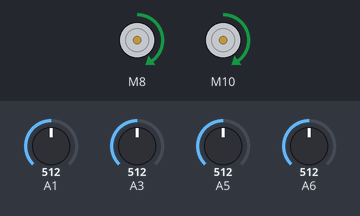
Recording of a sketch running on a simulated Arduino Nano, built with avr-gcc and run on an emulated ATmega328P. Shown: 2 × DC motor (green arrow = forward, orange = backward, longer = faster). The inputs (shaded band) are chosen by the test bench; at power-on: A1 = 512, A5 = 512, A3 = 512, A6 = 512.

Above: at 1.2 s.
1.3 s: A1 set to 315
2.8 s: A1 set to 281
At 4.0 s:
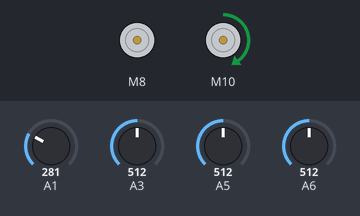
4.3 s: A5 set to 313
5.8 s: A5 set to 284
At 6.4 s:
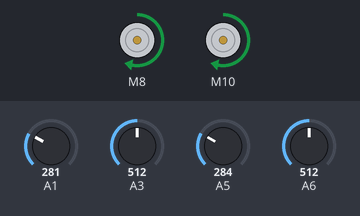
7.3 s: A5 set to 306
At 7.6 s:
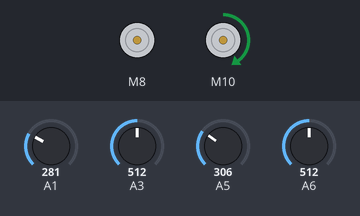
8.8 s: A5 set to 30
At 9.9 s:
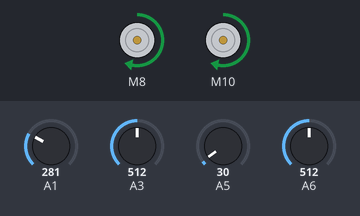
Timing chart, 0 to 11.3 s (numbered marks = the images above; inputs shaded):
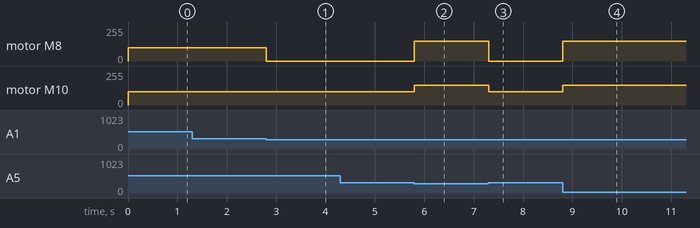

Measured:
- the behaviour switches between 300 and 299 on A1 (found by bisection; images 0 and 1)
- the behaviour switches between 300 and 299 on A5 (found by bisection; images 1 and 2)
- after the input at 1.3 s, every drawn part: stays the same
- after the input at 2.8 s, motor M8: forward 100/255 → stopped at once
- after the input at 4.3 s, every drawn part: stays the same
- after the input at 5.8 s, motor M8: stopped → forward 150/255 at once; motor M10: forward 100/255 → forward 150/255 at once
- after the input at 7.3 s, motor M8: forward 150/255 → stopped at once; motor M10: forward 150/255 → forward 100/255 at once
- after the input at 8.8 s, motor M8: stopped → forward 150/255 at once; motor M10: forward 100/255 → forward 150/255 at once

The sketch:

1Yuri_CopY___Copy.ino
```cpp
#include <L298N.h>

// Motor driver pins
const unsigned int IN1 = 7;
const unsigned int IN2 = 8;
const unsigned int IN3 = 9;
const unsigned int IN4 = 10;
const unsigned int ENA = 6;  // must be PWM pin
const unsigned int ENB = 5;  // must be PWM pin

// Initialize motors
L298N motor1(IN1, IN2, ENA);  // Left motor
L298N motor2(IN3, IN4, ENB);  // Right motor

// Sensor variables
int sensorIlalim;
int sensorLeftF;
int sensorRightF;
int sensorFront;

// Thresholds
const int line = 500;       // floor line detection threshold
const int distance = 300;   // obstacle detection threshold

// Speeds (0–255)
const int moveSpeed = 100;
const int attackSpeed = 150;
const int turnSpeed = 120;
const int turnSpeedStop = 0;

// Modes
int mode = 0;
const int searchMode = 0;
const int attackMode = 1;
const int turnLeftModeF = 4;
const int turnRightModeF = 5;

void setup() {
  motor1.setSpeed(moveSpeed);
  motor2.setSpeed(moveSpeed);
}

void loop() {
  // Read sensors (use valid analog pins!)
  sensorIlalim = analogRead(A6);
  sensorLeftF  = analogRead(A1);
  sensorRightF = analogRead(A3);
  sensorFront   = analogRead(A5);

  // Stay inside the ring
  if (line && sensorIlalim) {
    // --- SUMO LOGIC ---
    if (mode == searchMode) {
      motor1.forward();
      motor2.forward();

      if (sensorLeftF < distance)  mode = turnLeftModeF;
      if (sensorRightF < distance) mode = turnRightModeF;
      if (sensorFront < distance)  mode = attackMode;
      if (sensorIlalim < distance)   mode = turnLeftModeF;

    } else if (mode == attackMode) {
      motor1.setSpeed(attackSpeed);
      motor2.setSpeed(attackSpeed);
      motor1.forward();
      motor2.forward();

      if (sensorFront > distance) {
        motor1.setSpeed(moveSpeed);
        motor2.setSpeed(moveSpeed);
        mode = searchMode;
      }

    } else if (mode == turnLeftModeF) {
      motor1.stop();
      motor2.forward();
      checkSensors();

    } else if (mode == turnRightModeF) {
      motor1.forward();
      motor2.stop();
      checkSensors();
    }
  }
  else if (line && sensorIlalim) {
    // Back up and turn right
    motor1.backward();
    motor2.backward();
    delay(300);
  }
}

void checkSensors() {
  if (sensorFront < distance) {
    motor1.setSpeed(attackSpeed);
    motor2.setSpeed(attackSpeed);
    mode = attackMode;
  }
}
```
